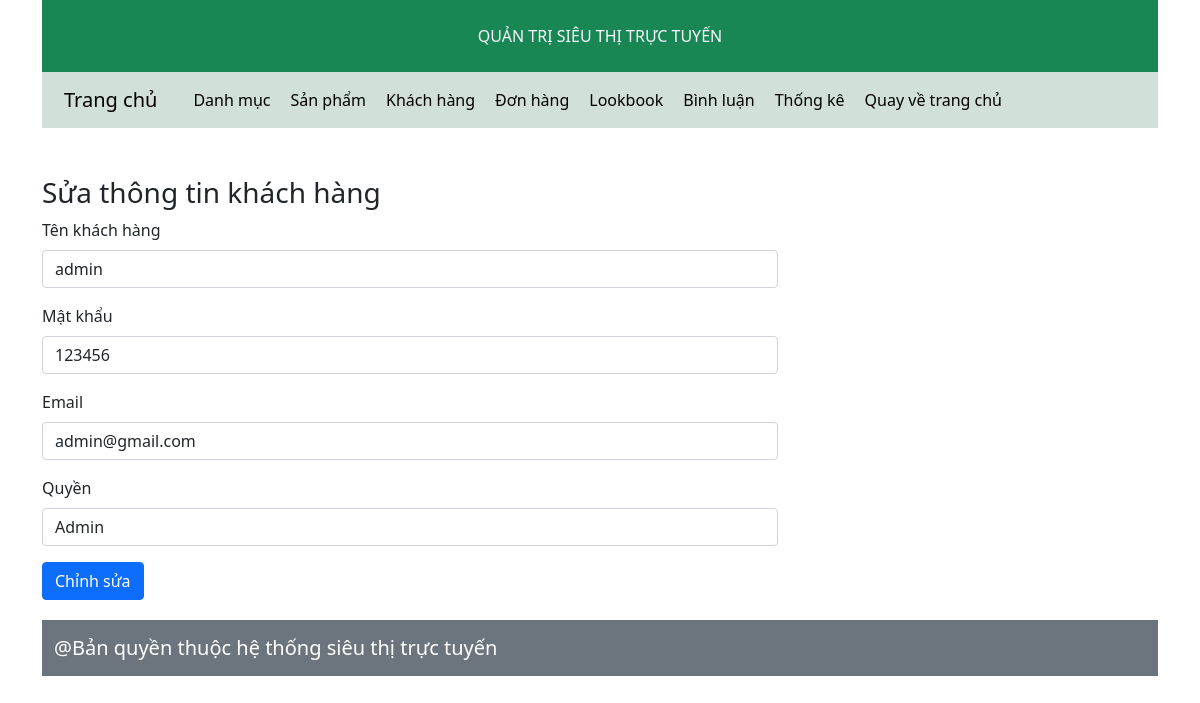
Page /admin/index.php?act=edituser&iduser=1 on the committed database.
### tables this page shows
CREATE TABLE `users` (
  `id` int(11) NOT NULL,
  `name` varchar(255) DEFAULT NULL,
  `password` varchar(255) DEFAULT NULL,
  `email` varchar(255) DEFAULT NULL,
  `role` int(11) DEFAULT 0,
  `image_user` varchar(255) NOT NULL
);

### model/pdo.php (called while the page is built, shortened)
<?php
function pdo_get_connection()
{
    $servername = "localhost";
    $username = "root";
    $password = "";
    try {
        $conn = new PDO("mysql:host=$servername;dbname=duan1", $username, $password);
        $conn->setAttribute(PDO::ATTR_ERRMODE, PDO::ERRMODE_EXCEPTION);
        return $conn;
    } catch (PDOException $e) {
        echo "Connection failed: " . $e->getMessage();
    }
}
function pdo_query_one($sql)
{
    $sql_args = array_slice(func_get_args(), 1);
    try {
        $conn = pdo_get_connection();
        $stmt = $conn->prepare($sql);
        $stmt->execute($sql_args);
        $row = $stmt->fetch(PDO::FETCH_ASSOC);
        return $row;
    } catch (PDOException $e) {
        throw $e;
    } finally {
        unset($conn);
    }
}

### model/khachhang.php (called while the page is built, shortened)
<?php
    function getone_user($iduser){
        $sql = "select * from users where id = $iduser";
        $result = pdo_query_one($sql);
        return $result;
    }
?>

### admin/users/edit-user.php (the view, shortened to what this page needs)
<div class="col-md-8">
    <h3>Sửa thông tin khách hàng</h3>
    <form method="post" action="?act=edituser">
        <div class="mb-3">
            <label for="name" class="form-label">Tên khách hàng</label>
            <input type="text" class="form-control" id="name" placeholder="Nhập tên khách hàng" name="nameuser"
                value="<?php echo $user['name'] ?>" />
        </div>
        <div class="mb-3">
            <label for="pass" class="form-label">Mật khẩu</label>
            <input type="text" class="form-control" id="pass" placeholder="Nhập mật khẩu" name="password"
                value="<?php echo $user['password'] ?>" />
        </div>
        <div class="mb-3">
            <label for="email" class="form-label">Email</label>
            <input type="email" class="form-control" id="email" placeholder="Nhập email" name="email"
                value="<?php echo $user['email'] ?>" />
        </div>
        <div class="mb-3">
            <label for="role" class="form-label">Quyền</label>
            <select class="form-control" id="role" name="role" value="<?php echo $user['role'] ?>">
                <option value="1" <?php if($user['role'] == "1"): ?> selected <?php endif; ?>>Admin</option>
            </select>
        </div>
        <button type="submit" class="btn btn-primary" name="btnsubmit">Chỉnh sửa</button>
    </form>
</div>

### rows in the picture
users: nameuser "admin", password "123456", email "admin@gmail.com", role "Admin"
